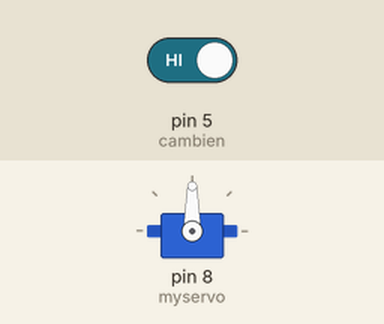
A sketch run on a simulated Arduino Uno, built with avr-gcc and run on an emulated ATmega328P. On the bench: servo. The test bench sets the inputs (shaded band); at power-on: pin 5 (cambien) HIGH. What the sketch prints to the serial monitor is not drawn.

Above: at 1.2 s.
1.3 s: pin 5 (cambien) driven LOW
At 2.6 s:
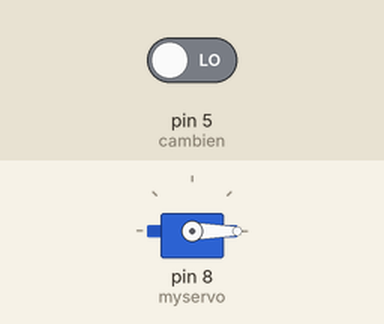
2.9 s: pin 5 (cambien) driven HIGH
At 4.1 s:
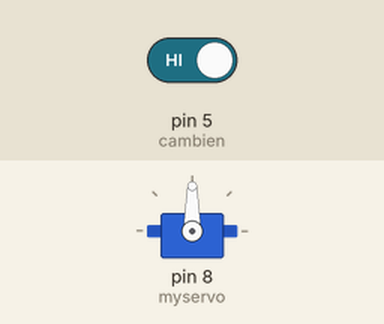
Timing chart, 0 to 5.9 s (numbered marks = the images above; inputs shaded):
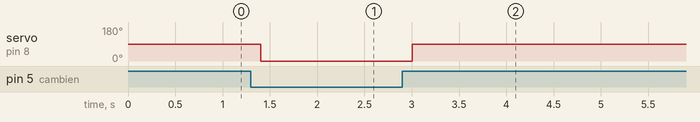

The sketch:

HongNgoai.ino
```cpp
#include <Servo.h>

Servo myservo;

int pos = 0;

int cambien = 5; //Chân cảm biến nối chân số 5 Arduino
int giatri;

void setup()
{
  Serial.begin(9600);

  pinMode(cambien, INPUT);
  myservo.attach(8);
  myservo.write(90);

}

void loop()
{
  giatri = digitalRead(cambien); //Đọc giá trị digital từ cảm biến và gán vào biến giatri

  Serial.print("Giá trị cảm biến là: ");
  Serial.println(giatri);
  if(giatri == 0){
    myservo.write(0);
  }
  else{
    myservo.write(90);
  }
  delay(200);

}
```

Measured:
- after the input at 1.3 s, servo on pin 8 (myservo): 90° → 0° after 0.10 s
- after the input at 2.9 s, servo on pin 8 (myservo): 0° → 90° after 0.11 s
